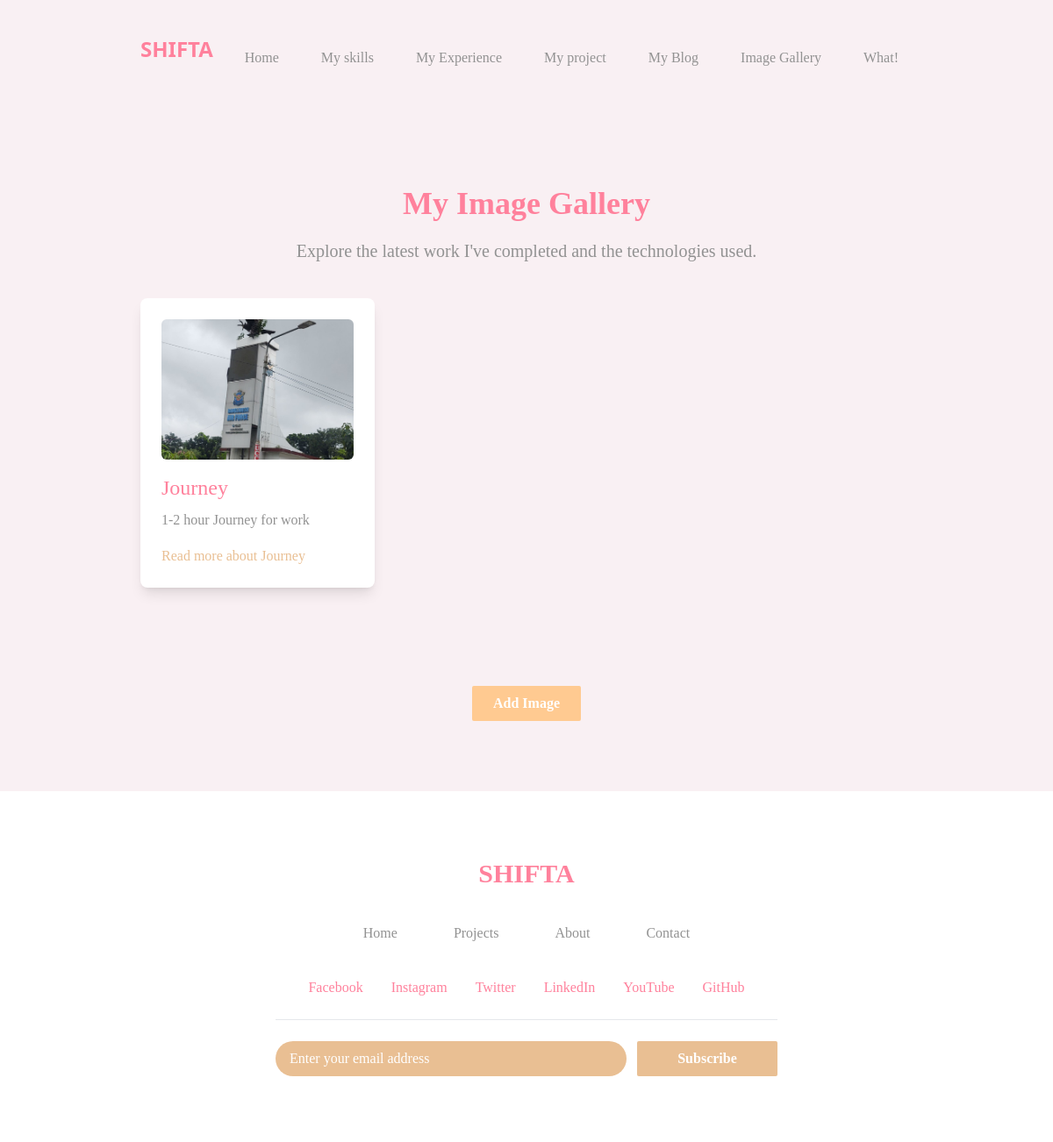
/four_gelary/ (signed in), run on the app's committed database.
### myapp/models.py (models this page shows, shortened)
class work(models.Model):
    title = models. CharField (max_length=200)
    description=models.TextField(max_length=1000)
    pic=models.ImageField(upload_to="media/pictures")
    tags=models.CharField(max_length=100)

### myproject/views.py (the view)
# urls.py: path('four_gelary/', four_gelary , name='four_gelary'),
@login_required
def four_gelary(req):
    data=work.objects.all()
    return render (req, '4nogelary.html', {"data":data})

### template/4nogelary.html
{% extends 'mybase.html' %}
{% block body %}
<section class="px-40 py-20 space-y-10 bg-[#f9f0f3]">
    <div class="text-center">
        <h2 class="text-4xl font-bold text-[#ff819c]">My Image Gallery</h2>
        <p class="text-xl text-[#929292] mt-5">Explore the latest work I've completed and the technologies used.</p>
    </div>
    <div class="grid grid-cols-1 sm:grid-cols-2 lg:grid-cols-3 gap-10 mt-10">
        {% for i in data %}
        <div class="bg-white p-6 rounded-lg shadow-lg hover:scale-105 transition-all duration-300">
            <img src="/{{ i.pic }}" alt="{{ i.title }}" class="w-full h-40 object-cover rounded-md">
            <h3 class="text-2xl mt-4 text-[#ff819c]">{{ i.title }}</h3>
            <p class="text-[#929292] mt-2 leading-relaxed text-justify break-words max-h-32 overflow-y-auto">
                {{ i.description }}
            </p>
            <a href="{% url 'single4' i.id %}" class="text-[#e9bf93] mt-4 inline-block hover:text-[#ff81a1]">
                Read more about {{ i.title }}
            </a>
        </div>
        {% endfor %}
    </div>
    <br><br><br>
    <div class="flex items-center justify-center mt-10">
        <a href="{% url 'AddPhotograph4' %}" class="bg-[#ffca91] text-white font-bold py-2 px-6 rounded-sm hover:scale-105 hover:shadow-lg transition-all duration-300">
            Add Image
        </a>
    </div>
</section>
{% endblock body %}

### template/mybase.html (style rules this page uses)
body { font-family: 'nikki-mukta'; }

### data on the page
work: pic (picture), title "Journey", description "1-2 hour Journey for work"
